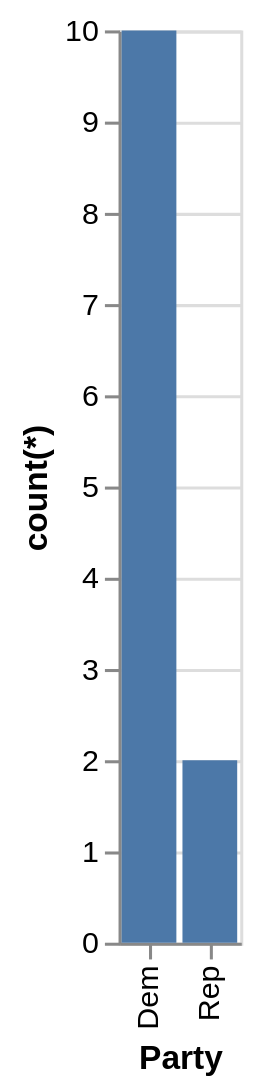

The Vega-Lite source for this figure:
### Vega-Lite specification from a JSON file in a GitHub repository (floating-point values rounded to 4 significant figures)
{"data": {"values": [{"x_data": "Dem", "y_data": 10}, {"x_data": "Rep", "y_data": 2}]}, "mark": "bar", "encoding": {"x": {"field": "x_data", "type": "nominal", "title": "Party", "sort": {"op": "sum", "field": "y_data", "order": "descending"}}, "y": {"field": "y_data", "type": "quantitative", "title": "count(*)"}}}
